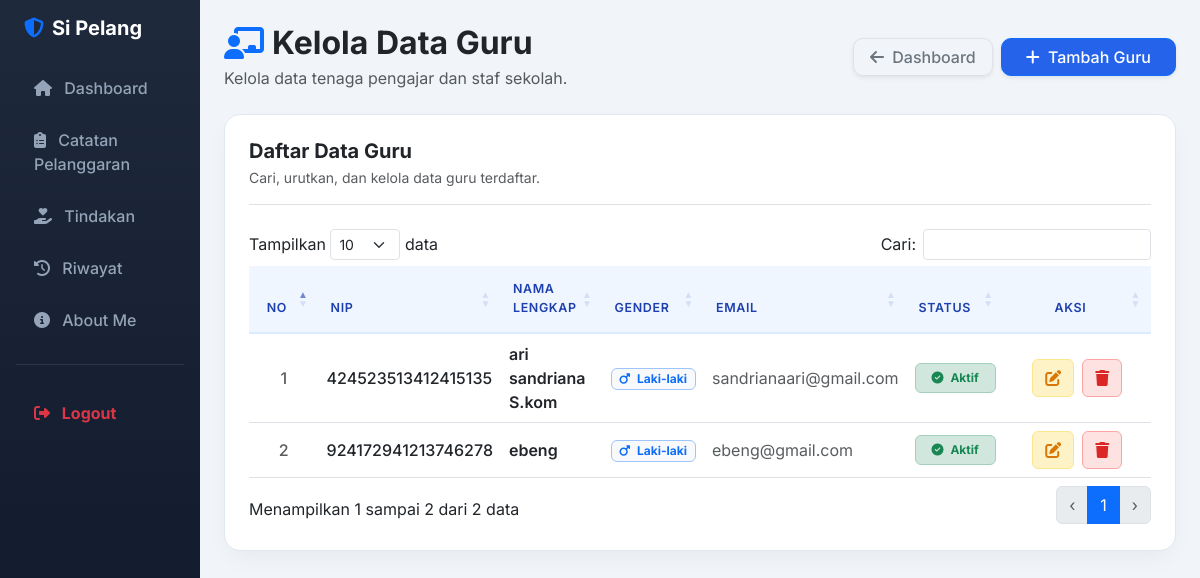
/kelola_guru.php, run on the app's committed database.
### tables this page shows
CREATE TABLE `t_guru` (
  `id` int(11) NOT NULL,
  `nip` varchar(30) NOT NULL,
  `jenis_kelamin` enum('Laki-laki','Perempuan') DEFAULT NULL,
  `nama` varchar(150) DEFAULT NULL,
  `email` varchar(150) NOT NULL,
  `status_aktif` tinyint(1) NOT NULL,
  `user_id` int(11) NOT NULL,
  `created_at` timestamp NOT NULL DEFAULT current_timestamp(),
  `updated_at` timestamp NOT NULL DEFAULT current_timestamp()
);

### kelola_guru.php (the view, shortened to what this page needs)
<?php
include 'config/koneksi.php';
$query_guru = mysqli_query(
    $koneksi,
    "SELECT * FROM t_guru ORDER BY id DESC"
);
function e($nilai) {
    return htmlspecialchars(
        (string)($nilai ?? ''),
        ENT_QUOTES,
        'UTF-8'
    );
}
?>
<!DOCTYPE html>
<html lang="id">
<head>
    <link href="https://cdn.jsdelivr.net/npm/bootstrap@5.3.0/dist/css/bootstrap.min.css" rel="stylesheet">
    <link rel="stylesheet" href="https://cdnjs.cloudflare.com/ajax/libs/font-awesome/6.4.0/css/all.min.css">
    <link rel="stylesheet" href="https://cdn.datatables.net/1.13.6/css/dataTables.bootstrap5.min.css">
</head>
<body>
<div class="container-fluid">
    <div class="row">
        <?php include 'layout/sidebar.php'; ?>
        <main class="col-md-9 ms-sm-auto col-lg-10 px-md-4 py-4">
            <div class="d-flex justify-content-between align-items-center mb-4">
                <div>
                    <h2 class="fw-bold text-dark d-flex align-items-center gap-2 mb-1">
                        <i class="fa-solid fa-chalkboard-user text-primary"></i>
                        Kelola Data Guru
                    </h2>
                    <p class="text-muted mb-0">
                        Kelola data tenaga pengajar dan staf sekolah.
                    </p>
                </div>
                <div class="d-flex gap-2">
                    <a href="dashboard.php"
                       class="btn btn-white text-secondary border fw-medium px-3 shadow-sm"
                       style="border-radius: 10px;">
                        <i class="fa-solid fa-arrow-left me-1"></i>
                        Dashboard
                    </a>
                    <a href="tambah_guru.php"
                       class="btn btn-primary fw-medium px-4 shadow-sm"
                       style="border-radius: 10px; background-color: #2563eb;">
                        <i class="fa-solid fa-plus me-1"></i>
                        Tambah Guru
                    </a>
                </div>
            </div>
            <div class="card card-custom p-4">
                <div class="border-bottom pb-3 mb-4">
                    <h5 class="fw-bold text-dark mb-1">
                        Daftar Data Guru
                    </h5>
                    <p class="text-muted small mb-0">
                        Cari, urutkan, dan kelola data guru terdaftar.
                    </p>
                </div>
                <div class="table-responsive">
                    <table id="tabelGuru" class="table table-hover align-middle w-100">
                        <thead class="table-custom-header">
                            <tr>
                                <th class="text-center" style="width: 40px;">No</th>
                                <th>NIP</th>
                                <th>Nama Lengkap</th>
                                <th>Gender</th>
                                <th>Email</th>
                                <th>Status</th>
                                <th class="text-center" style="width: 140px;">Aksi</th>
                            </tr>
                        </thead>
                        <tbody>
                            <?php
                            $no = 1;
                            if ($query_guru && mysqli_num_rows($query_guru) > 0) :
                                while ($data = mysqli_fetch_assoc($query_guru)) :
                                    $id_val = $data['id'] ?? ($data['id_guru'] ?? 0);
                                    $jk = $data['jenis_kelamin'] ?? '';
                                    $status = (string)($data['status_aktif'] ?? '');
                            ?>
                            <tr>
                                <td class="text-center text-muted fw-medium">
                                    <?= $no++; ?>
                                </td>
                                <td class="fw-medium text-dark">
                                    <?= e($data['nip'] ?? '-'); ?>
                                </td>
                                <td class="fw-semibold text-dark">
                                    <?= e($data['nama'] ?? ($data['nama_guru'] ?? '-')); ?>
                                </td>
                                <td>
                                    <?php if ($jk == 'Laki-laki') : ?>
                                        <span class="badge bg-light text-primary border border-primary-subtle px-2 py-1">
                                            <i class="fa-solid fa-mars me-1"></i>
                                            Laki-laki
                                        </span>
                                    <?php else : ?>
                                        <span class="badge bg-secondary">
                                            -
                                        </span>
                                    <?php endif; ?>
                                </td>
                                <td class="text-muted">
                                    <?= e($data['email'] ?? '-'); ?>
                                </td>
                                <td>
                                    <?php if ($status === '1') : ?>
                                        <span class="badge bg-success-subtle text-success border border-success-subtle px-3 py-2">
                                            <i class="fa-solid fa-circle-check me-1"></i>
                                            Aktif
                                        </span>
                                    <?php else : ?>
                                        <span class="badge bg-secondary">
                                            Tidak diketahui
                                        </span>
                                    <?php endif; ?>
                                </td>
                                <td class="text-center">
                                    <div class="d-flex justify-content-center gap-2">
                                        <a href="edit_guru.php?id=<?= (int)$id_val; ?>"
                                           class="btn-action-edit text-decoration-none btn-sm"
                                           title="Edit Data">
                                            <i class="fa-solid fa-pen-to-square"></i>
                                        </a>
                                        <a href="hapus_guru.php?id=<?= (int)$id_val; ?>"
                                           class="btn-action-delete text-decoration-none btn-sm"
                                           title="Hapus Data"
                                           onclick="return confirm('Yakin ingin menghapus data guru ini?')">
                                            <i class="fa-solid fa-trash"></i>
                                        </a>
                                    </div>
                                </td>
                            </tr>
                            <?php
                                endwhile;
                            endif;
                            ?>
                        </tbody>
                    </table>
                </div>
            </div>
        </main>
    </div>
</div>
</body>
</html>

### kelola_guru.php (style rules this page uses)
body { font-family: 'Inter', sans-serif; background-color: #f1f5f9; color: #334155; }
.card-custom { background-color: #ffffff; border: 1px solid #e2e8f0; border-radius: 16px; box-shadow: 0 10px 25px -5px rgba(0, 0, 0, 0.05); }
.table-custom-header th { background-color: #eff6ff !important; color: #1e40af !important; font-weight: 600; text-transform: uppercase; font-size: 0.78rem; letter-spacing: 0.05em; border-bottom: 2px solid #dbeafe !important; padding: 14px 12px; }
.btn-action-edit { background-color: #fef3c7; color: #d97706; border: 1px solid #fde68a; border-radius: 6px; padding: 6px 12px; font-weight: 500; transition: all 0.2s; }
.btn-action-delete { background-color: #fee2e2; color: #dc2626; border: 1px solid #fca5a5; border-radius: 6px; padding: 6px 12px; font-weight: 500; transition: all 0.2s; }

### data on the page
t_guru: nip "424523513412415135", nama "ari sandriana S.kom", jenis_kelamin "Laki-laki" (drawn), email "sandrianaari@gmail.com", status_aktif 1 (drawn)
t_guru: nip "924172941213746278", nama "ebeng", jenis_kelamin "Laki-laki" (drawn), email "ebeng@gmail.com", status_aktif 1 (drawn)
